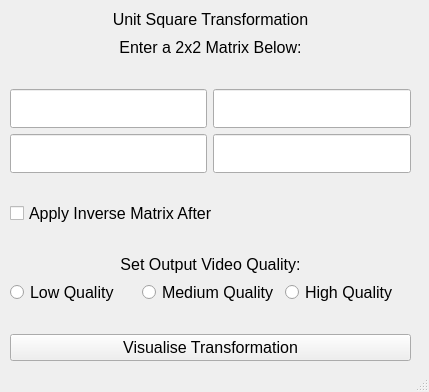
<?xml version="1.0" encoding="UTF-8"?>
<ui version="4.0">
 <class>mainWindow</class>
 <widget class="QMainWindow" name="mainWindow">
  <property name="geometry">
   <rect>
    <x>0</x>
    <y>0</y>
    <width>429</width>
    <height>392</height>
   </rect>
  </property>
  <property name="font">
   <font>
    <family>Segoe UI</family>
    <pointsize>12</pointsize>
   </font>
  </property>
  <property name="windowTitle">
   <string>MainWindow</string>
  </property>
  <widget class="QWidget" name="centralwidget">
   <widget class="QWidget" name="gridLayoutWidget_2">
    <property name="geometry">
     <rect>
      <x>10</x>
      <y>10</y>
      <width>401</width>
      <height>351</height>
     </rect>
    </property>
    <layout class="QGridLayout" name="gridLayout_3">
     <item row="9" column="0">
      <widget class="QLabel" name="label_3">
       <property name="text">
        <string>Set Output Video Quality:</string>
       </property>
       <property name="alignment">
        <set>Qt::AlignCenter</set>
       </property>
      </widget>
     </item>
     <item row="4" column="0">
      <spacer name="verticalSpacer_2">
       <property name="orientation">
        <enum>Qt::Vertical</enum>
       </property>
       <property name="sizeHint" stdset="0">
        <size>
         <width>20</width>
         <height>40</height>
        </size>
       </property>
      </spacer>
     </item>
     <item row="11" column="0">
      <spacer name="verticalSpacer">
       <property name="orientation">
        <enum>Qt::Vertical</enum>
       </property>
       <property name="sizeHint" stdset="0">
        <size>
         <width>20</width>
         <height>60</height>
        </size>
       </property>
      </spacer>
     </item>
     <item row="5" column="0">
      <layout class="QGridLayout" name="gridLayout_2">
       <item row="0" column="1">
        <widget class="QLineEdit" name="b_value">
         <property name="sizePolicy">
          <sizepolicy hsizetype="Maximum" vsizetype="Fixed">
           <horstretch>0</horstretch>
           <verstretch>0</verstretch>
          </sizepolicy>
         </property>
         <property name="maximumSize">
          <size>
           <width>200</width>
           <height>80</height>
          </size>
         </property>
         <property name="font">
          <font>
           <family>Arial</family>
           <pointsize>20</pointsize>
           <weight>50</weight>
           <bold>false</bold>
          </font>
         </property>
         <property name="acceptDrops">
          <bool>false</bool>
         </property>
         <property name="text">
          <string/>
         </property>
         <property name="alignment">
          <set>Qt::AlignCenter</set>
         </property>
        </widget>
       </item>
       <item row="1" column="0">
        <widget class="QLineEdit" name="c_value">
         <property name="sizePolicy">
          <sizepolicy hsizetype="Maximum" vsizetype="Fixed">
           <horstretch>0</horstretch>
           <verstretch>0</verstretch>
          </sizepolicy>
         </property>
         <property name="maximumSize">
          <size>
           <width>200</width>
           <height>80</height>
          </size>
         </property>
         <property name="font">
          <font>
           <family>Arial</family>
           <pointsize>20</pointsize>
           <weight>50</weight>
           <bold>false</bold>
          </font>
         </property>
         <property name="acceptDrops">
          <bool>false</bool>
         </property>
         <property name="text">
          <string/>
         </property>
         <property name="alignment">
          <set>Qt::AlignCenter</set>
         </property>
        </widget>
       </item>
       <item row="0" column="0">
        <widget class="QLineEdit" name="a_value">
         <property name="sizePolicy">
          <sizepolicy hsizetype="Maximum" vsizetype="Fixed">
           <horstretch>0</horstretch>
           <verstretch>0</verstretch>
          </sizepolicy>
         </property>
         <property name="maximumSize">
          <size>
           <width>200</width>
           <height>80</height>
          </size>
         </property>
         <property name="font">
          <font>
           <family>Arial</family>
           <pointsize>20</pointsize>
           <weight>50</weight>
           <bold>false</bold>
          </font>
         </property>
         <property name="acceptDrops">
          <bool>false</bool>
         </property>
         <property name="text">
          <string/>
         </property>
         <property name="alignment">
          <set>Qt::AlignCenter</set>
         </property>
        </widget>
       </item>
       <item row="1" column="1">
        <widget class="QLineEdit" name="d_value">
         <property name="sizePolicy">
          <sizepolicy hsizetype="Maximum" vsizetype="Fixed">
           <horstretch>0</horstretch>
           <verstretch>0</verstretch>
          </sizepolicy>
         </property>
         <property name="maximumSize">
          <size>
           <width>200</width>
           <height>80</height>
          </size>
         </property>
         <property name="font">
          <font>
           <family>Arial</family>
           <pointsize>20</pointsize>
           <weight>50</weight>
           <bold>false</bold>
          </font>
         </property>
         <property name="acceptDrops">
          <bool>false</bool>
         </property>
         <property name="text">
          <string/>
         </property>
         <property name="alignment">
          <set>Qt::AlignCenter</set>
         </property>
        </widget>
       </item>
      </layout>
     </item>
     <item row="12" column="0">
      <widget class="QPushButton" name="visualiseButton">
       <property name="text">
        <string>Visualise Transformation</string>
       </property>
      </widget>
     </item>
     <item row="1" column="0">
      <spacer name="verticalSpacer_3">
       <property name="orientation">
        <enum>Qt::Vertical</enum>
       </property>
       <property name="sizeHint" stdset="0">
        <size>
         <width>20</width>
         <height>40</height>
        </size>
       </property>
      </spacer>
     </item>
     <item row="0" column="0">
      <widget class="QLabel" name="label">
       <property name="maximumSize">
        <size>
         <width>16777215</width>
         <height>50</height>
        </size>
       </property>
       <property name="text">
        <string>Unit Square Transformation</string>
       </property>
       <property name="alignment">
        <set>Qt::AlignCenter</set>
       </property>
      </widget>
     </item>
     <item row="2" column="0">
      <widget class="QLabel" name="label_2">
       <property name="text">
        <string>Enter a 2x2 Matrix Below:</string>
       </property>
       <property name="alignment">
        <set>Qt::AlignCenter</set>
       </property>
      </widget>
     </item>
     <item row="10" column="0">
      <layout class="QGridLayout" name="gridLayout">
       <item row="1" column="1">
        <widget class="QRadioButton" name="mediumQuality_radiobox">
         <property name="text">
          <string>Medium Quality</string>
         </property>
         <attribute name="buttonGroup">
          <string notr="true">quality_buttonGroup</string>
         </attribute>
        </widget>
       </item>
       <item row="1" column="0">
        <widget class="QRadioButton" name="lowQuality_radiobox">
         <property name="text">
          <string>Low Quality</string>
         </property>
         <attribute name="buttonGroup">
          <string notr="true">quality_buttonGroup</string>
         </attribute>
        </widget>
       </item>
       <item row="1" column="2">
        <widget class="QRadioButton" name="highQuality_radiobox">
         <property name="text">
          <string>High Quality</string>
         </property>
         <attribute name="buttonGroup">
          <string notr="true">quality_buttonGroup</string>
         </attribute>
        </widget>
       </item>
      </layout>
     </item>
     <item row="7" column="0">
      <widget class="QCheckBox" name="inverseMatrix_checkBox">
       <property name="text">
        <string>Apply Inverse Matrix After</string>
       </property>
      </widget>
     </item>
     <item row="8" column="0">
      <spacer name="verticalSpacer_5">
       <property name="orientation">
        <enum>Qt::Vertical</enum>
       </property>
       <property name="sizeHint" stdset="0">
        <size>
         <width>20</width>
         <height>60</height>
        </size>
       </property>
      </spacer>
     </item>
     <item row="6" column="0">
      <spacer name="verticalSpacer_4">
       <property name="orientation">
        <enum>Qt::Vertical</enum>
       </property>
       <property name="sizeHint" stdset="0">
        <size>
         <width>20</width>
         <height>60</height>
        </size>
       </property>
      </spacer>
     </item>
     <item row="3" column="0">
      <spacer name="verticalSpacer_6">
       <property name="orientation">
        <enum>Qt::Vertical</enum>
       </property>
       <property name="sizeHint" stdset="0">
        <size>
         <width>20</width>
         <height>60</height>
        </size>
       </property>
      </spacer>
     </item>
    </layout>
   </widget>
  </widget>
  <widget class="QMenuBar" name="menubar">
   <property name="geometry">
    <rect>
     <x>0</x>
     <y>0</y>
     <width>429</width>
     <height>27</height>
    </rect>
   </property>
  </widget>
  <widget class="QStatusBar" name="statusbar"/>
 </widget>
 <resources/>
 <connections/>
 <buttongroups>
  <buttongroup name="quality_buttonGroup"/>
 </buttongroups>
</ui>
